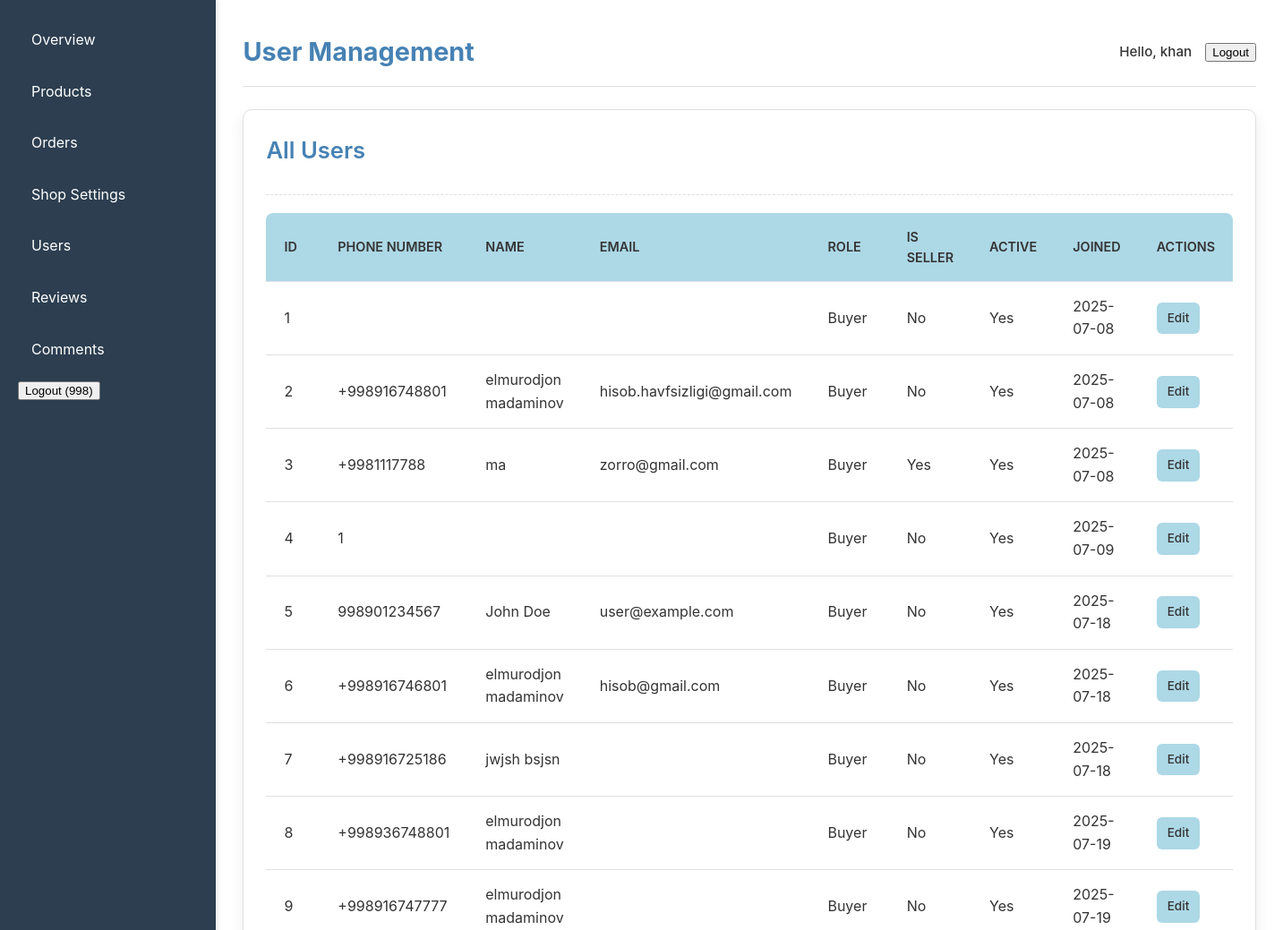
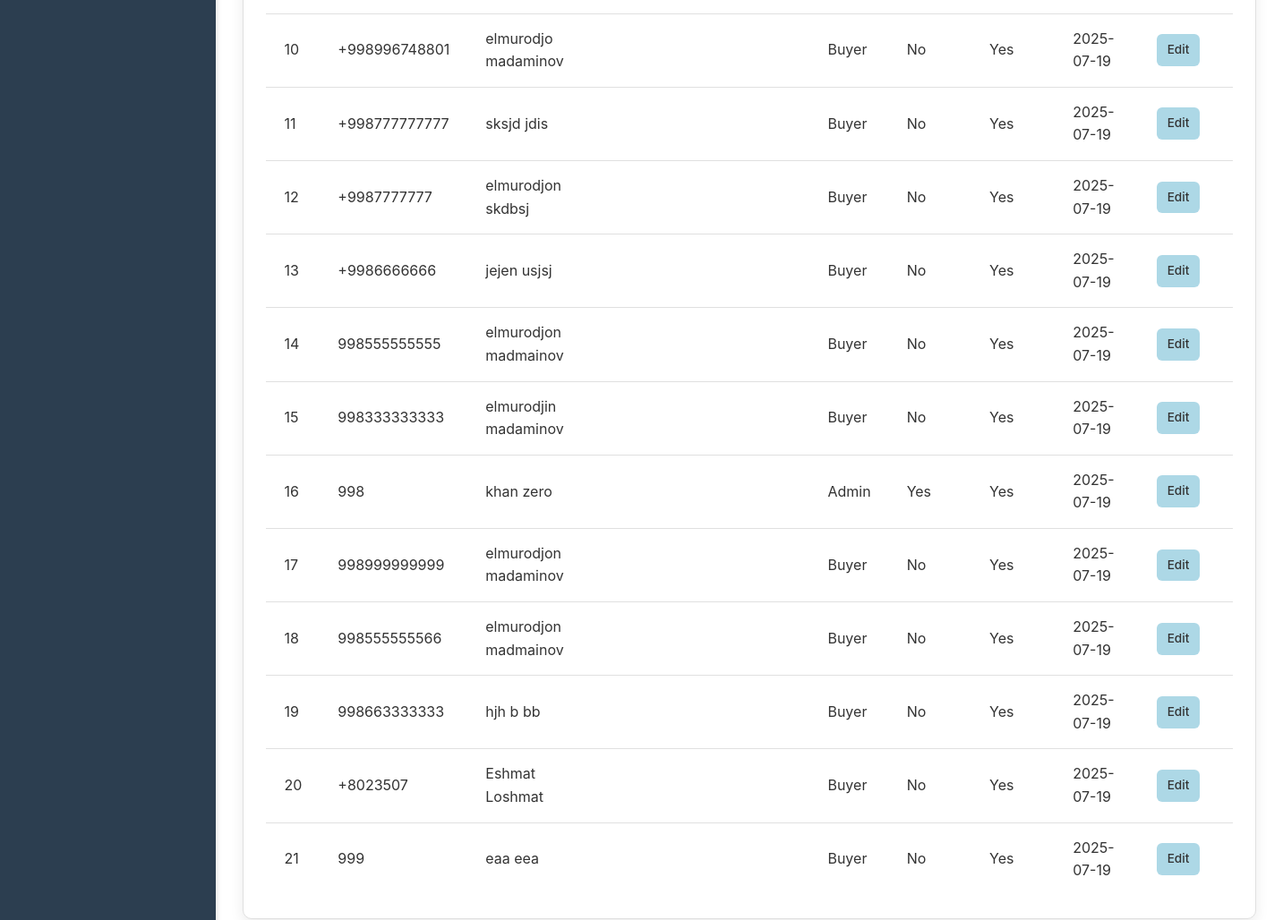
/dashboard/users/ (signed in), run on an earlier commit of the app's database (2 pictures, top to bottom).
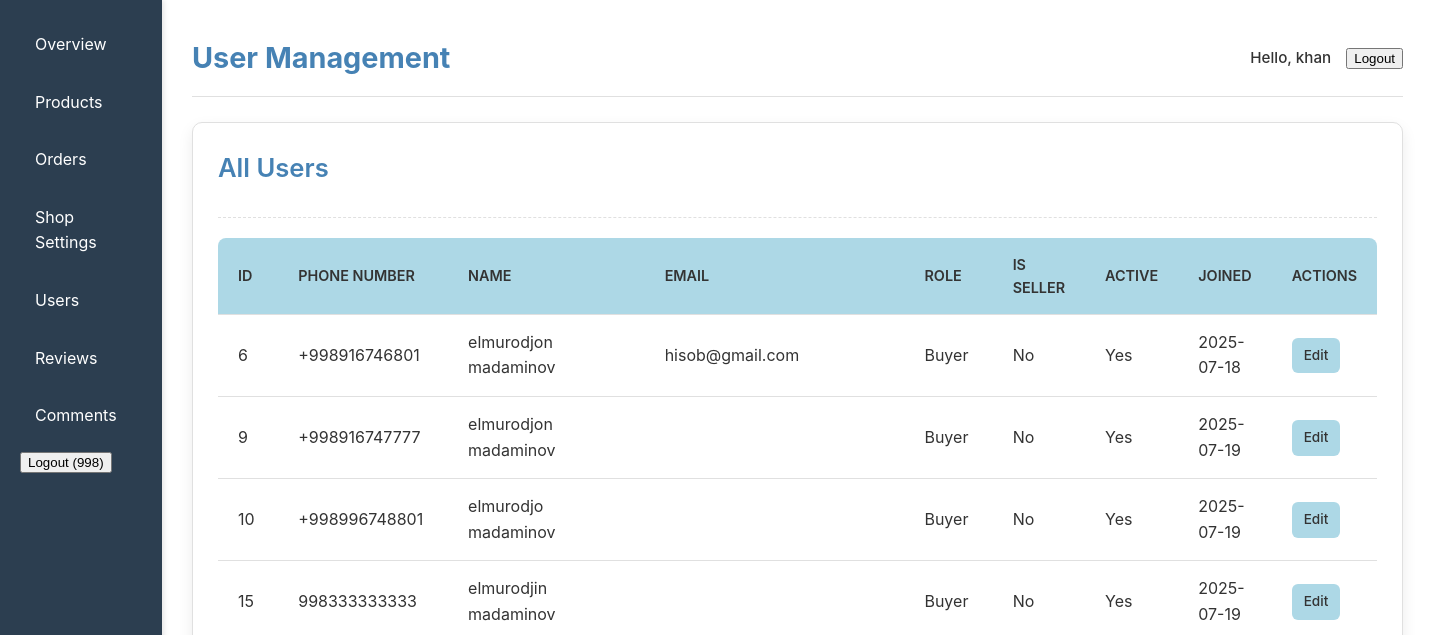
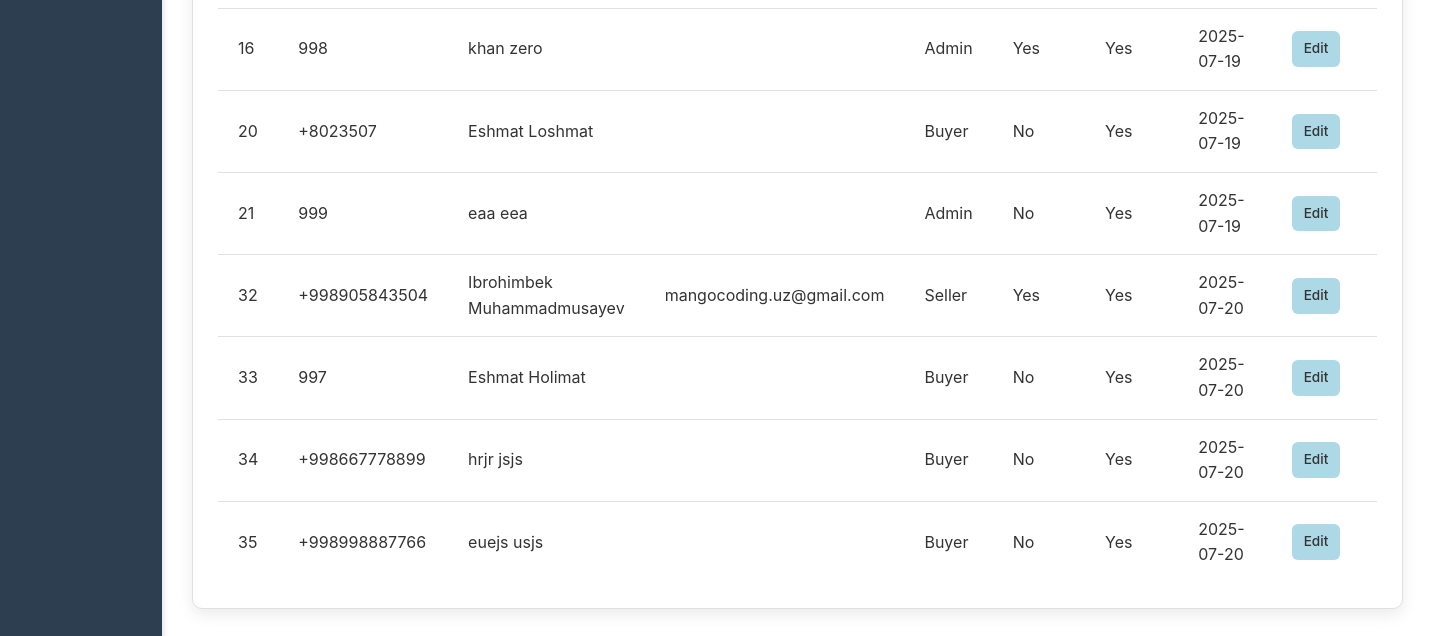
And on a later commit of the database (2 pictures, top to bottom).
### core/models.py (models this page shows, shortened)
class CustomUser(AbstractUser):
    username = models.CharField(max_length=150, unique=False, blank=True, null=True) # Make username non-unique and nullable
    phone_number = models.CharField(max_length=20, unique=True, help_text="User's phone number, used for login.")
    address = models.TextField(blank=True, null=True)
    profile_picture = models.ImageField(upload_to='users/profile_pictures/', blank=True, null=True)
    is_seller = models.BooleanField(default=False, help_text="Designates whether this user can own a shop.")
    class RoleChoices(models.TextChoices):
        BUYER = 'buyer', 'Buyer'
        SELLER = 'seller', 'Seller'
        ADMIN = 'admin', 'Admin'
    role = models.CharField(
        max_length=10,
        choices=RoleChoices.choices,
        default=RoleChoices.BUYER,
        help_text="User's role in the system."
    )
    USERNAME_FIELD = 'phone_number' # This tells Django to use phone_number for login
    REQUIRED_FIELDS = ['first_name', 'last_name'] # Fields required when creating a user via createsuperuser command
    objects = CustomUserManager() # Assign our custom manager
    groups = models.ManyToManyField(
        'auth.Group',
        verbose_name=_('groups'),
        blank=True,
        help_text=_('The groups this user belongs to. A user will get all permissions granted to each of their groups.'),
        related_name="customuser_groups",
        related_query_name="customuser",
    )
    user_permissions = models.ManyToManyField(
        'auth.Permission',
        verbose_name=_('user permissions'),
        blank=True,
        help_text=_('Specific permissions for this user.'),
        related_name="customuser_user_permissions",
        related_query_name="customuser_permission",
    )
    class Meta(AbstractUser.Meta): # Inherit meta options from AbstractUser
        swappable = 'AUTH_USER_MODEL' # Important for custom user models
        verbose_name = _('user')
        verbose_name_plural = _('users')

### dashboard/views.py (the view)
# urls.py: path('users/', views.user_management, name='user_management'),
@login_required
@user_passes_test(is_admin)
def user_management(request):
    users = CustomUser.objects.all().order_by('date_joined')
    context = {'users': users}
    return render(request, 'core/user_management.html', context)

### dashboard/views.py (called while the page is built)
def is_admin(user):
    return user.is_authenticated and user.is_superuser

### core/templates/core/user_management.html (shortened to what this page needs)
{% extends 'core/base_dashboard.html' %}
{% load static %}
{% block page_title %}User Management{% endblock page_title %}
{% block content %}
    <div class="dashboard-card">
        <div class="card-header">
            <h2>All Users</h2>
        </div>
        <div class="card-body">
            {% if users %}
            <table>
                <thead>
                    <tr>
                        <th>ID</th>
                        <th>Phone Number</th>
                        <th>Name</th>
                        <th>Email</th>
                        <th>Role</th>
                        <th>Is Seller</th>
                        <th>Active</th>
                        <th>Joined</th>
                        <th>Actions</th>
                    </tr>
                </thead>
                <tbody>
                    {% for user in users %}
                    <tr>
                        <td>{{ user.id }}</td>
                        <td>{{ user.phone_number }}</td>
                        <td>{{ user.get_full_name }}</td>
                        <td>{{ user.email }}</td>
                        <td>{{ user.get_role_display }}</td>
                        <td>{{ user.is_seller|yesno:"Yes,No" }}</td>
                        <td>{{ user.is_active|yesno:"Yes,No" }}</td>
                        <td>{{ user.date_joined|date:"Y-m-d" }}</td>
                        <td>
                            <a href="{% url 'dashboard:user_edit' user.id %}" class="btn btn-sm btn-secondary">Edit</a>
                        </td>
                    </tr>
                    {% endfor %}
                </tbody>
            </table>
            {% else %}
            <p>No users found.</p>
            {% endif %}
        </div>
    </div>
{% endblock content %}

### core/templates/core/base_dashboard.html (shortened to what this page needs)
<!DOCTYPE html>
<html lang="en">
{% load static %}
<head>
    <link rel="stylesheet" href="{% static 'css/dashboard.css' %}">
</head>
<body>
    <div class="dashboard-wrapper">
        <aside class="sidebar">
            <nav>
                <ul>
                    <li><a href="{% url 'dashboard:dashboard_overview' %}">Overview</a></li>
                    <li><a href="{% url 'dashboard:product_list' %}">Products</a></li>
                    <li><a href="{% url 'dashboard:order_list' %}">Orders</a></li>
                    {% if user.is_seller %}
                    <li><a href="{% url 'dashboard:shop_settings' %}">Shop Settings</a></li>
                    {% endif %}
                    {% if user.is_superuser %}
                    <li><a href="{% url 'dashboard:user_management' %}">Users</a></li>
                    {% endif %}
                    <li><a href="{% url 'dashboard:review_list' %}">Reviews</a></li>
                    <li><a href="{% url 'dashboard:comment_list' %}">Comments</a></li>
                    {% if user.is_authenticated and request.resolver_match.url_name != 'login' %}
                        <li>
                            <form action="{% url 'logout' %}" method="post" style="display: inline;">
                                <button type="submit" class="logout-button">Logout ({{ user.phone_number }})</button>
                            </form>
                        </li>
                    {% else %}
                        <li><a href="{% url 'login' %}">Login</a></li>
                        <li><a href="{% url 'register' %}">Register</a></li>
                    {% endif %}
                </ul>
            </nav>
        </aside>
        <main class="main-content">
            <header class="top-nav">
                <h1>{% block page_title %}{% endblock page_title %}</h1>
                <div class="user-info">
                    <span>Hello, {{ user.first_name }}</span>
                    <form action="{% url 'logout' %}" method="post" style="display: inline;">
                        <button type="submit" class="logout-button">Logout</button>
                    </form>
                </div>
            </header>
            <div class="content-area">
                {% block content %}
                {% endblock content %}
            </div>
        </main>
    </div>
    </body>
</html>

What changed in the data, as far as the page shows it:
removed CustomUser: id "1", role "Buyer", is_seller "No", is_active "Yes", date_joined "2025-07-08"
removed CustomUser: id "2", phone_number "+998916748801", get_full_name "elmurodjon madaminov", email "hisob.havfsizligi@gmail.com", role "Buyer", is_seller "No", is_active "Yes", date_joined "2025-07-08"
removed CustomUser: id "3", phone_number "+9981117788", get_full_name "ma", email "zorro@gmail.com", role "Buyer", is_seller "Yes", is_active "Yes", date_joined "2025-07-08"
removed CustomUser: id "4", phone_number "1", role "Buyer", is_seller "No", is_active "Yes", date_joined "2025-07-09"
removed CustomUser: id "5", phone_number "998901234567", get_full_name "John Doe", email "user@example.com", role "Buyer", is_seller "No", is_active "Yes", date_joined "2025-07-18"
removed CustomUser: id "7", phone_number "+998916725186", get_full_name "jwjsh bsjsn", role "Buyer", is_seller "No", is_active "Yes", date_joined "2025-07-18"
removed CustomUser: id "8", phone_number "+998936748801", get_full_name "elmurodjon madaminov", role "Buyer", is_seller "No", is_active "Yes", date_joined "2025-07-19"
removed CustomUser: id "11", phone_number "+998777777777", get_full_name "sksjd jdis", role "Buyer", is_seller "No", is_active "Yes", date_joined "2025-07-19"
removed CustomUser: id "12", phone_number "+9987777777", get_full_name "elmurodjon skdbsj", role "Buyer", is_seller "No", is_active "Yes", date_joined "2025-07-19"
removed CustomUser: id "13", phone_number "+9986666666", get_full_name "jejen usjsj", role "Buyer", is_seller "No", is_active "Yes", date_joined "2025-07-19"
removed CustomUser: id "14", phone_number "998555555555", get_full_name "elmurodjon madmainov", role "Buyer", is_seller "No", is_active "Yes", date_joined "2025-07-19"
removed CustomUser: id "17", phone_number "998999999999", get_full_name "elmurodjon madaminov", role "Buyer", is_seller "No", is_active "Yes", date_joined "2025-07-19"
removed CustomUser: id "18", phone_number "998555555566", get_full_name "elmurodjon madmainov", role "Buyer", is_seller "No", is_active "Yes", date_joined "2025-07-19"
removed CustomUser: id "19", phone_number "998663333333", get_full_name "hjh b bb", role "Buyer", is_seller "No", is_active "Yes", date_joined "2025-07-19"
changed CustomUser "eaa eea": role "Buyer" → "Admin"
added CustomUser: id "32", phone_number "+998905843504", get_full_name "Ibrohimbek Muhammadmusayev", email "mangocoding.uz@gmail.com", role "Seller", is_seller "Yes", is_active "Yes", date_joined "2025-07-20"
added CustomUser: id "33", phone_number "997", get_full_name "Eshmat Holimat", role "Buyer", is_seller "No", is_active "Yes", date_joined "2025-07-20"
added CustomUser: id "34", phone_number "+998667778899", get_full_name "hrjr jsjs", role "Buyer", is_seller "No", is_active "Yes", date_joined "2025-07-20"
added CustomUser: id "35", phone_number "+998998887766", get_full_name "euejs usjs", role "Buyer", is_seller "No", is_active "Yes", date_joined "2025-07-20"
